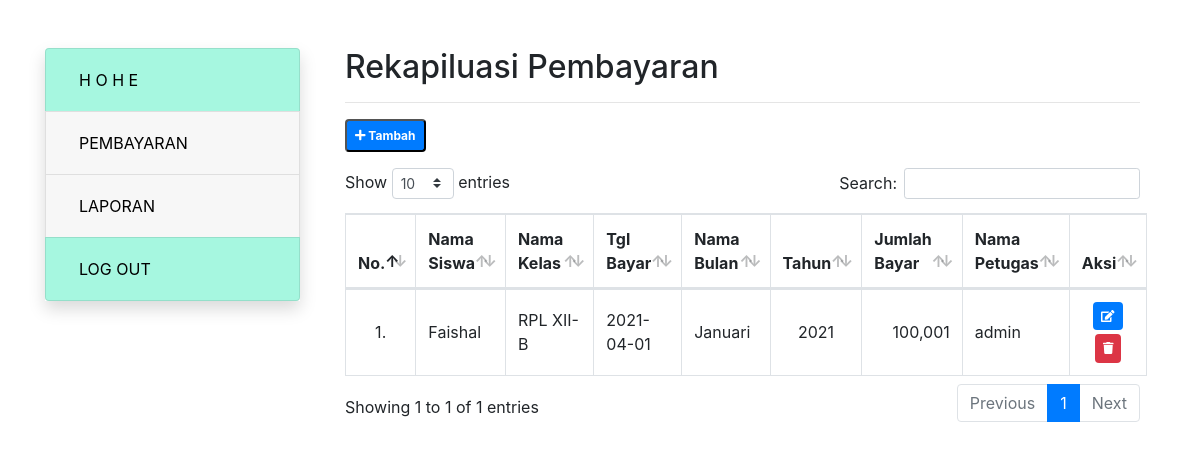
The page /pembayaran.php on the database its author committed.
### tables this page shows
CREATE TABLE `tbl_pembayaran` (
  `id_pembayaran` int(11) NOT NULL,
  `nisn` char(10) NOT NULL,
  `tgl_bayar` date NOT NULL,
  `bulan_bayar` varchar(2) NOT NULL,
  `jumlah_bayar` int(11) NOT NULL,
  `id_petugas` int(11) NOT NULL,
  `id_spp` int(11) NOT NULL
);

CREATE TABLE `tb_siswa` (
  `nisn` char(10) NOT NULL,
  `nis` varchar(11) NOT NULL,
  `nama` varchar(100) NOT NULL,
  `jenis_kelamin` enum('Laki-laki','Perempuan') NOT NULL,
  `id_kelas` int(11) NOT NULL,
  `kompetensi_keahlian` varchar(50) NOT NULL,
  `alamat` text NOT NULL,
  `no_telepon` varchar(13) NOT NULL,
  `total_bayar` int(11) NOT NULL
);

CREATE TABLE `tbl_kelas` (
  `id_kelas` int(11) NOT NULL,
  `nama_kelas` varchar(50) NOT NULL,
  `wali_kelas` varchar(50) NOT NULL
);

CREATE TABLE `tbl_spp` (
  `idspp` int(11) NOT NULL,
  `tahun` int(11) NOT NULL,
  `nominal` int(11) NOT NULL
);

CREATE TABLE `tbl_petugas` (
  `id_petugas` int(11) NOT NULL,
  `username` varchar(25) NOT NULL,
  `password` varchar(32) NOT NULL,
  `nama_petugas` varchar(35) NOT NULL,
  `level` enum('admin','petugas') NOT NULL
);

### pembayaran.php (the view, shortened to what this page needs)
<?php
include "koneksi.php";
include "header.php";
?>
<div class="col-9">
	<div class="container">
		<div class="row">
			<div class="col">
				<h2>Rekapiluasi Pembayaran</h2>
				<hr>
				<button type="button" class="badge badge-primary p-2 mb-3" data-toggle="modal" data-target="#staticBackdrop">
					<i class="fas fa-plus"></i> Tambah
				</button>
				<table class="table table-bordered table-hover" id="pembayaran">
					<thead>
						<tr>
							<th>No.</th>
							<th>Nama Siswa</th>
							<th>Nama Kelas</th>
							<th>Tgl Bayar</th>
							<th>Nama Bulan</th>
							<th>Tahun</th>
							<th>Jumlah Bayar</th>
							<th>Nama Petugas</th>
							<th>Aksi</th>
						</tr>
					</thead>
					<tbody>
						<?php
						$no = 1;
						 $sql = "SELECT * FROM tbl_pembayaran INNER JOIN tb_siswa ON tbl_pembayaran.nisn=tb_siswa.nisn INNER JOIN tbl_kelas ON tb_siswa.id_kelas=tbl_kelas.id_kelas INNER JOIN tbl_spp ON tbl_pembayaran.id_spp=tbl_spp.idspp INNER JOIN tbl_petugas ON tbl_pembayaran.id_petugas=tbl_petugas.id_petugas";
						$query = mysqli_query($koneksi, $sql);
						while($data = mysqli_fetch_array($query)){
							$kd_bulan = $data['bulan_bayar'];
							if($kd_bulan=="01"){$nama_bulan = "Januari";}
							elseif($kd_bulan=="02"){$nama_bulan = "Februari";}
							elseif($kd_bulan=="03"){$nama_bulan = "Maret";}
							elseif($kd_bulan=="04"){$nama_bulan = "April";}
							elseif($kd_bulan=="05"){$nama_bulan = "Mei";}
							elseif($kd_bulan=="06"){$nama_bulan = "Juni";}
							elseif($kd_bulan=="07"){$nama_bulan = "Juli";}
							elseif($kd_bulan=="08"){$nama_bulan = "Agustus";}
							elseif($kd_bulan=="09"){$nama_bulan = "September";}
							elseif($kd_bulan=="10"){$nama_bulan = "Oktober";}
							elseif($kd_bulan=="11"){$nama_bulan = "November";}
							elseif($kd_bulan=="12"){$nama_bulan = "Desember";}?>
							<tr>
								<td class="align-middle text-center" width="5%"><?= $no++;?>.</td>
								<td class="align-middle"><?= $data['nama'];?></td>
								<td class="align-middle"><?= $data['nama_kelas'];?></td>
								<td class="align-middle"><?= $data['tgl_bayar'];?></td>
								<td class="align-middle"><?= $nama_bulan;?></td>
								<td class="align-middle text-center"><?= $data['tahun'];?></td>
								<td class="align-middle text-right"><?= number_format($data['jumlah_bayar']);?></td>
								<td class="align-middle"><?= $data['nama_petugas'];?></td>
								<td align="center" width="10%"><a href="pembayaran-edit.php?id_pembayaran=<?= $data['id_pembayaran'];?>" class="badge badge-primary p-2 mb-1" title="Edit"><i class="fas fa-edit"></i></a><a href="pembayaran-delete.php?id_pembayaran=<?= $data['id_pembayaran'];?>" onclick="return confirm('Data akan dihapus?');" class="badge badge-danger p-2" title='Delete'><i class="fas fa-trash"></i></a> </td>
							</tr>
							<?php
						}?>
					</tbody>
				</table>
			</div>
		</div>
	</div>
</div>
</div>
</div>

### header.php (style rules this page uses)
a, a:hover { text-decoration: none;color: black; }

### rows shown on the page
tbl_pembayaran: nisn.nama "Faishal", tbl_kelas.nama_kelas "RPL XII-B", tgl_bayar "2021-04-01", bulan_bayar "Januari", id_spp.tahun "2021", jumlah_bayar "100,001", id_petugas.nama_petugas "admin"
